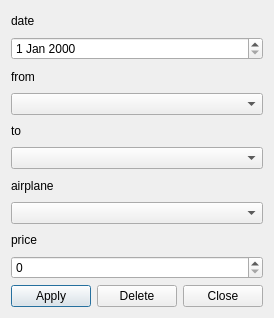
<?xml version="1.0" encoding="UTF-8"?>
<ui version="4.0">
 <class>EditFlightDialog</class>
 <widget class="QDialog" name="EditFlightDialog">
  <property name="geometry">
   <rect>
    <x>0</x>
    <y>0</y>
    <width>274</width>
    <height>318</height>
   </rect>
  </property>
  <property name="windowTitle">
   <string>Dialog</string>
  </property>
  <layout class="QHBoxLayout" name="horizontalLayout_4">
   <item>
    <layout class="QVBoxLayout" name="verticalLayout_7">
     <item>
      <layout class="QVBoxLayout" name="verticalLayout">
       <item>
        <widget class="QLabel" name="label">
         <property name="text">
          <string>date</string>
         </property>
        </widget>
       </item>
       <item>
        <widget class="QDateEdit" name="dateEdit"/>
       </item>
      </layout>
     </item>
     <item>
      <layout class="QVBoxLayout" name="verticalLayout_2">
       <item>
        <widget class="QLabel" name="label_2">
         <property name="text">
          <string>from</string>
         </property>
        </widget>
       </item>
       <item>
        <widget class="QComboBox" name="fromTownComboBox"/>
       </item>
      </layout>
     </item>
     <item>
      <layout class="QVBoxLayout" name="verticalLayout_3">
       <item>
        <widget class="QLabel" name="label_3">
         <property name="text">
          <string>to</string>
         </property>
        </widget>
       </item>
       <item>
        <widget class="QComboBox" name="toTownComboBox"/>
       </item>
      </layout>
     </item>
     <item>
      <layout class="QVBoxLayout" name="verticalLayout_4">
       <item>
        <widget class="QLabel" name="label_4">
         <property name="text">
          <string>airplane</string>
         </property>
        </widget>
       </item>
       <item>
        <widget class="QComboBox" name="aircraftComboBox"/>
       </item>
      </layout>
     </item>
     <item>
      <layout class="QVBoxLayout" name="verticalLayout_5">
       <item>
        <widget class="QLabel" name="label_5">
         <property name="text">
          <string>price</string>
         </property>
        </widget>
       </item>
       <item>
        <widget class="QSpinBox" name="priceSpinBox">
         <property name="maximum">
          <number>10000</number>
         </property>
        </widget>
       </item>
      </layout>
     </item>
     <item>
      <layout class="QHBoxLayout" name="horizontalLayout_2">
       <item>
        <widget class="QPushButton" name="applyPushButton">
         <property name="text">
          <string>Apply</string>
         </property>
        </widget>
       </item>
       <item>
        <widget class="QPushButton" name="deletePushButton">
         <property name="text">
          <string>Delete</string>
         </property>
        </widget>
       </item>
       <item>
        <widget class="QPushButton" name="ClosePushButton">
         <property name="text">
          <string>Close</string>
         </property>
        </widget>
       </item>
      </layout>
     </item>
    </layout>
   </item>
  </layout>
 </widget>
 <resources/>
 <connections/>
</ui>
